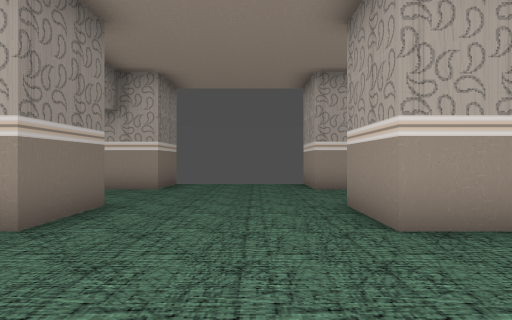
view 1 (above)

21 first-person views from a walk through a 3-D level made in the Godot game engine. The camera is 1.5 m above the floor, looks level and sees 75° across. The floor is counted in squares, 2 m on a side. Each view is taken from the middle of a square. On the plan, view 1 faces up. The plan holds only what a view shows up to about 11 squares ahead; the rest is blank. The place goes on beyond the plan.

view 2
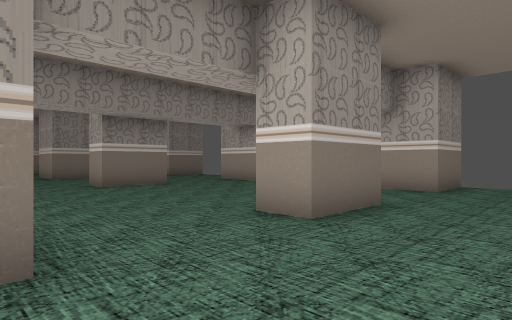

view 3
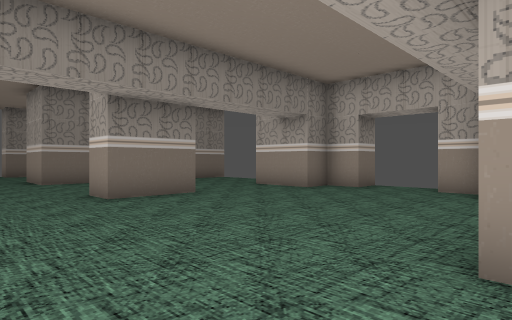

view 4
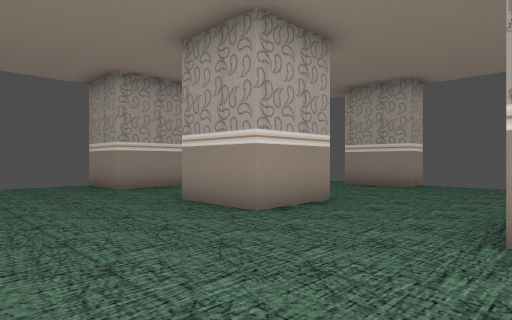

view 5
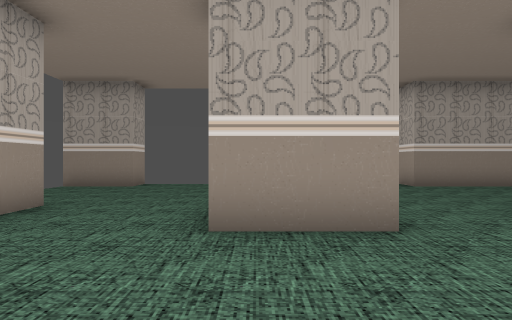

view 6
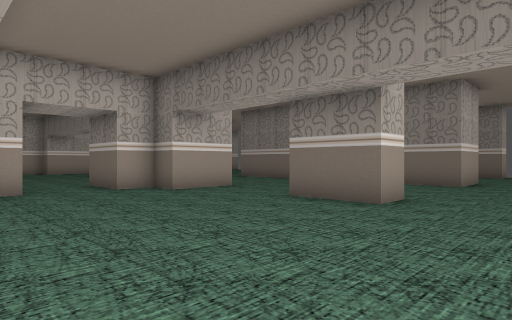

view 7
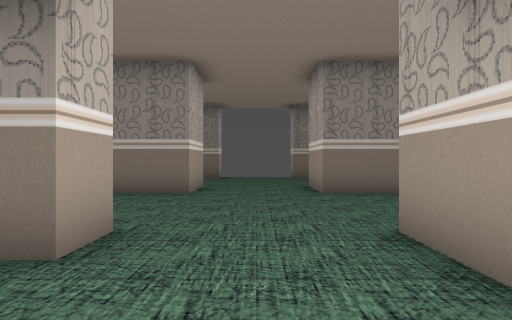

view 8
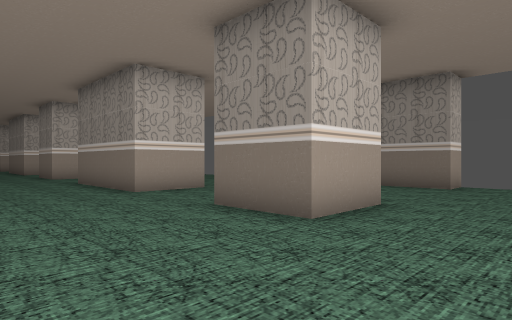

view 9
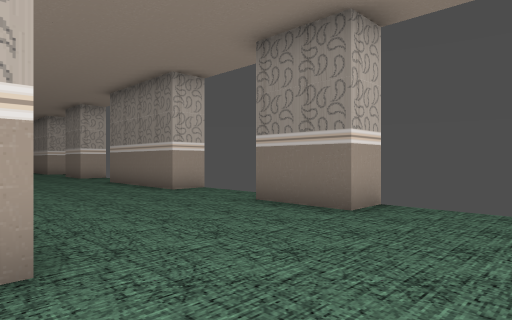

view 10
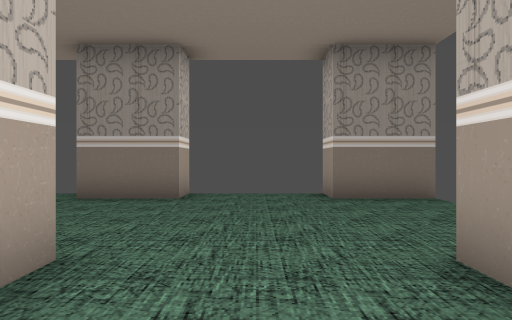

view 11
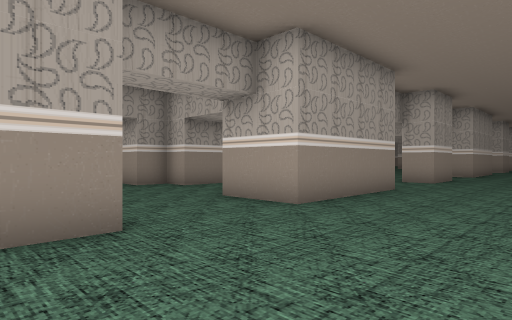

view 12
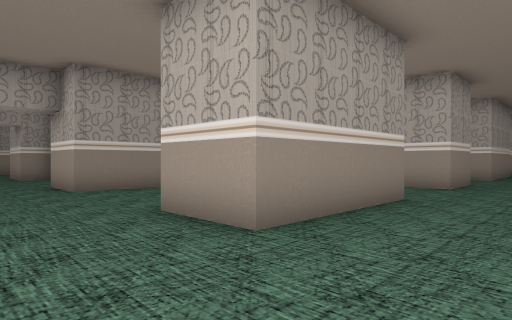

view 13
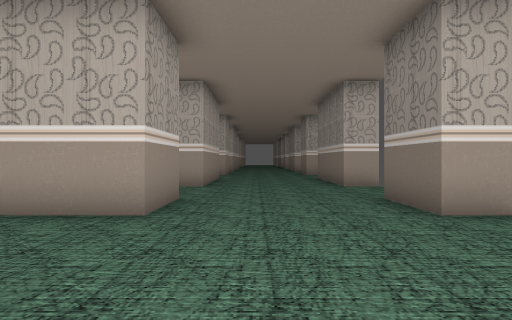

view 14
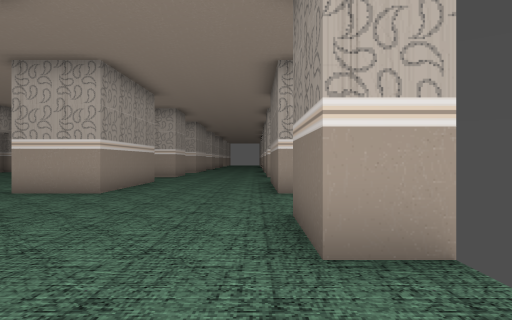

view 15
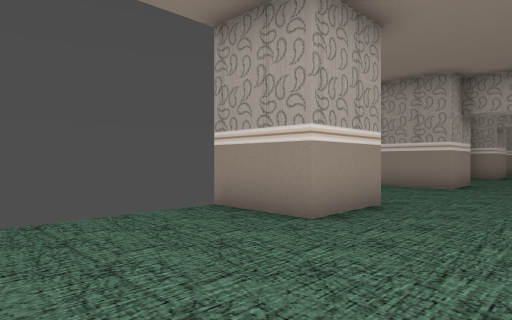

view 16
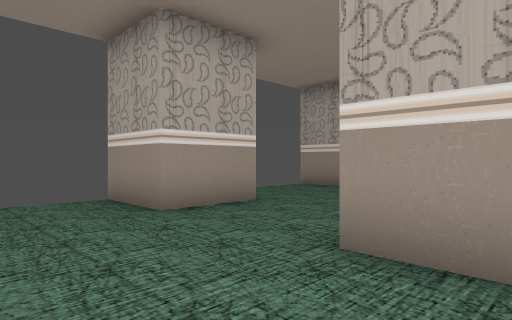

view 17
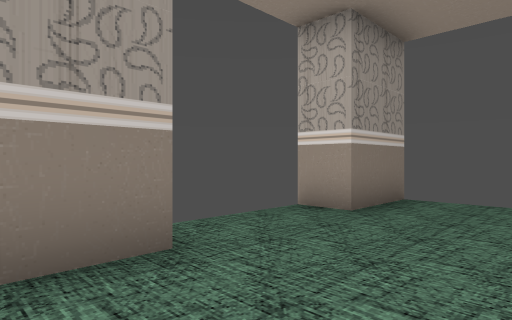

view 18
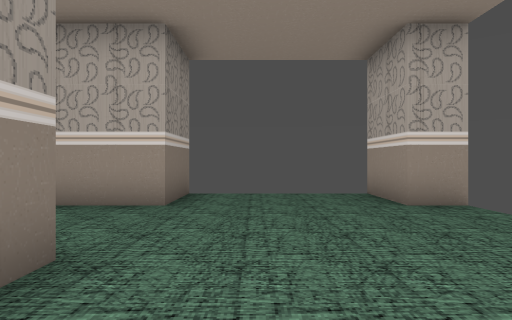

view 19
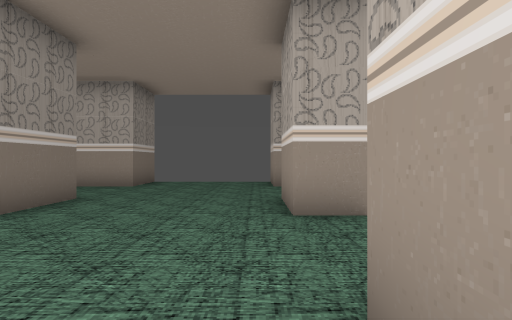

view 20
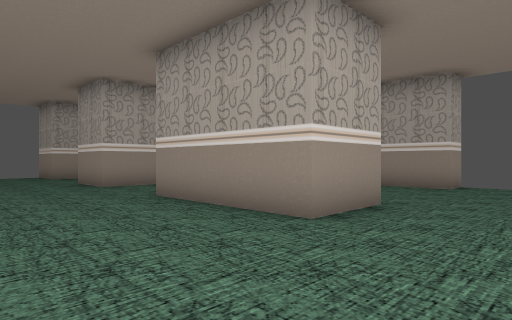

view 21
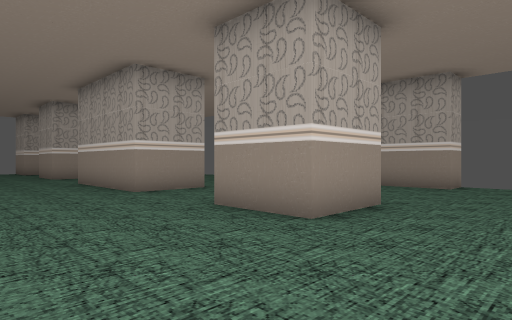

### Floor plan
Points are (right, up) in squares from view 1. A wall is a line through its corners. A room is listed if a view was taken in it or the views show most of it. See-through windows are left out.
Room 1 (views 1, 2, 3, 4, 5, 6, 7, 8, 9, 10, 11, 12, 13, 14, 15, 16, 17, 18, 19, 20, 21)
walls: (-5.5, -2) (-5.5, -0.5) (-4.5, -0.5) (-4.5, 0.5) (-3.5, 0.5); (-10.5, -3.5) (-10.5, 0.5) (-8.5, 0.5) (-8.5, -0.5) (-7.5, -0.5) (-7.5, -2.5); (-10.5, -7.1) (-10.5, -6.5) (-9.9, -6.5); (3.5, -3.5) (1.5, -3.5) (1.5, 0.5); (-2.5, 5.5) (-2.5, 3.5) (-3.5, 3.5); (-16.5, -3.5) (-16.5, 0.5) (-14.5, 0.5) (-14.5, -3.5); (-10.5, 5.5) (-9.5, 5.5) (-9.5, 3.5) (-10.5, 3.5) (-10.5, 4.6); (3.5, -8.5) (1.5, -8.5) (1.5, -6.5); (-16.5, -8.5) (-16.5, -6.5) (-14.5, -6.5); (-16.5, 4.2) (-16.5, 5.5) (-14.5, 5.5) (-14.5, 3.5) (-16, 3.5); (3.5, 5.5) (3.5, 3.5) (1.5, 3.5) (1.5, 5.5); (-4.6, 9.5) (-5.5, 9.5); (8.5, -3.5) (7.5, -3.5) (7.5, 0.5) (8.5, 0.5); (-7.5, 10.5) (-7.5, 9.5) (-8.5, 9.5) (-8.5, 8.5) (-10.5, 8.5) (-10.5, 10.5); (-2.5, 10.5) (-2.5, 8.5) (-3.9, 8.5); (8.5, -8.5) (7.5, -8.5) (7.5, -6.6); (-16.5, -15) (-16.5, -11.5) (-14.5, -11.5); (-21.6, -6.5) (-20.5, -6.5) (-20.5, -8.5); (-21.5, 0.5) (-20.5, 0.5) (-20.5, -3); (8.6, 3.5) (7.5, 3.5) (7.5, 5.5); (-14.5, 10.2) (-14.5, 8.5) (-16.5, 8.5) (-16.5, 10.5); (-21.5, -11.5) (-20.5, -11.5) (-20.5, -15); (3.5, 10.5) (3.5, 8.5) (1.5, 8.5) (1.5, 10.5); (-21.5, 5.5) (-20.5, 5.5) (-20.5, 3.5); (8.6, 8.5) (7.5, 8.5) (7.5, 10.5); (-20.5, 10.5) (-20.5, 8.5) (-21.5, 8.5)

Positions as (right, up) in squares from view 1, and headings:
1: (0, 0), facing up
2: (0, 0), facing up-left
3: (-3, 1), facing up-left
4: (-2, 0), facing up-right
5: (-2, 5), facing right
6: (-4, 8), facing down-left
7: (-7, 7), facing left
8: (-11, 8), facing down-left
9: (-16, 8), facing down-left
10: (-14, 7), facing left
11: (-14, 5), facing down-right
12: (-19, 3), facing down-right
13: (-18, -2), facing down
14: (-20, -4), facing down
15: (-20, 6), facing up-right
16: (-19, 4), facing up-right
17: (-18, 4), facing up-left
18: (5, 3), facing up
19: (7, -1), facing up
20: (-2, -6), facing up-right
21: (-2, -11), facing up-right
